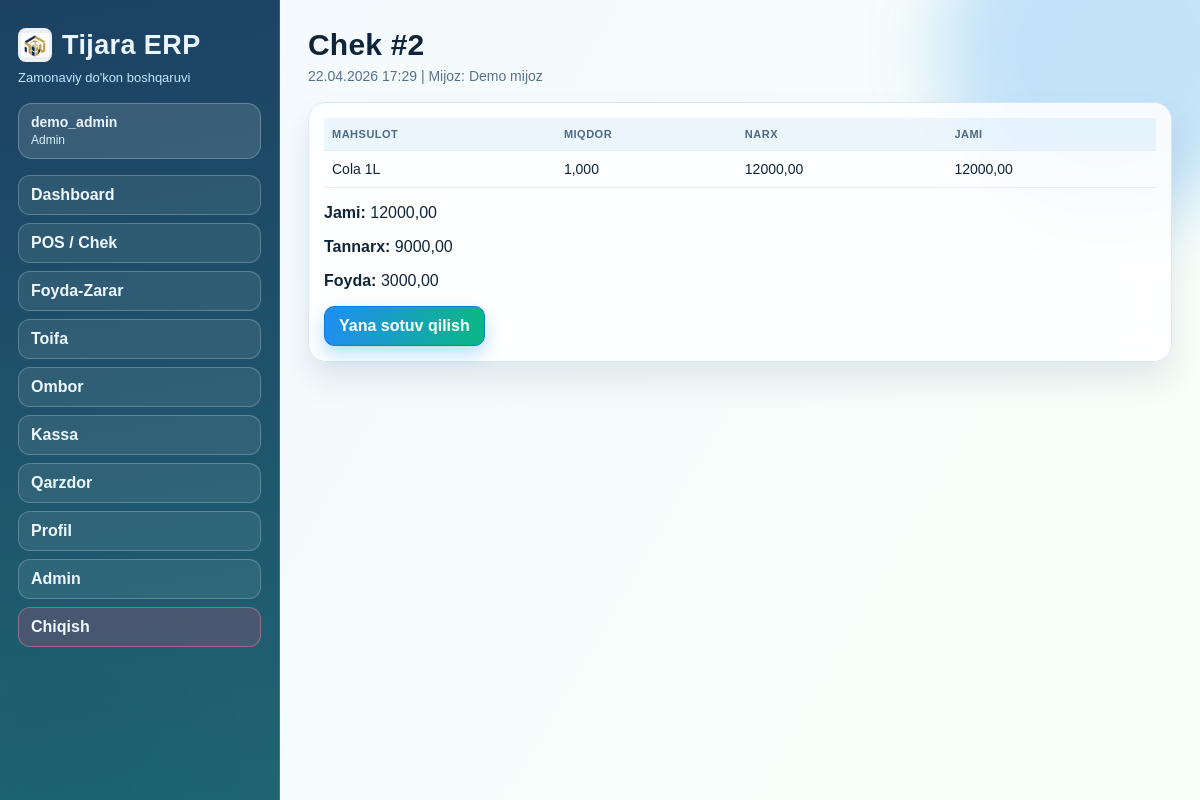
The page /savdo/receipt/2/ (signed in) on the database its author committed.
### savdo/models.py (models this page shows, shortened)
class Sale(models.Model):
    customer_name = models.CharField(max_length=150, blank=True)
    note = models.CharField(max_length=255, blank=True)
    sold_at = models.DateTimeField(default=timezone.now)
    operator = models.ForeignKey(
        settings.AUTH_USER_MODEL, null=True, blank=True, on_delete=models.SET_NULL, related_name="sales"
    )
    cash_account = models.ForeignKey(
        CashAccount, on_delete=models.PROTECT, related_name="sales", null=True, blank=True
    )
    total_amount = models.DecimalField(max_digits=14, decimal_places=2, default=0)
    total_cost = models.DecimalField(max_digits=14, decimal_places=2, default=0)
    profit_amount = models.DecimalField(max_digits=14, decimal_places=2, default=0)
    is_finalized = models.BooleanField(default=False)
    finalized_at = models.DateTimeField(null=True, blank=True)
    created_at = models.DateTimeField(auto_now_add=True)
    class Meta:
        ordering = ["-sold_at"]
        verbose_name = "Sotuv"
        verbose_name_plural = "Sotuvlar"

class SaleItem(models.Model):
    sale = models.ForeignKey(Sale, on_delete=models.CASCADE, related_name="items")
    product = models.ForeignKey(Product, on_delete=models.PROTECT, related_name="sale_items")
    quantity = models.DecimalField(max_digits=14, decimal_places=3)
    unit_price = models.DecimalField(max_digits=14, decimal_places=2)
    purchase_price_at_sale = models.DecimalField(max_digits=14, decimal_places=2, default=0)
    line_total = models.DecimalField(max_digits=14, decimal_places=2, default=0)
    created_at = models.DateTimeField(auto_now_add=True)
    class Meta:
        verbose_name = "Sotuv elementi"
        verbose_name_plural = "Sotuv elementlari"

### toifa/models.py (models this page shows, shortened)
class Product(models.Model):
    UNIT_PCS = "dona"
    UNIT_KG = "kg"
    UNIT_LITER = "litr"
    UNIT_CHOICES = (
        (UNIT_PCS, "Dona"),
        (UNIT_KG, "Kilogram"),
        (UNIT_LITER, "Litr"),
    )
    category = models.ForeignKey(Category, on_delete=models.PROTECT, related_name="products")
    name = models.CharField(max_length=150)
    unit = models.CharField(max_length=20, choices=UNIT_CHOICES, default=UNIT_PCS)
    sale_price = models.DecimalField(max_digits=14, decimal_places=2, default=0)
    min_stock_limit = models.DecimalField(max_digits=14, decimal_places=3, default=0)
    image_url = models.URLField(blank=True)
    is_active = models.BooleanField(default=True)
    created_at = models.DateTimeField(auto_now_add=True)
    class Meta:
        unique_together = ("category", "name")
        ordering = ["category__order", "name"]
        verbose_name = "Mahsulot"
        verbose_name_plural = "Mahsulotlar"

### savdo/views.py (the view)
# urls.py: path("receipt/<int:sale_id>/", views.sale_receipt, name="sale-receipt"),
@login_required
def sale_receipt(request, sale_id: int):
    sale = get_object_or_404(Sale.objects.select_related("cash_account").prefetch_related("items__product"), pk=sale_id)
    return render(request, "receipt.html", {"sale": sale})

### templates/receipt.html (shortened to what this page needs)
{% extends "base.html" %}
{% block content %}
<section class="header">
    <h2>Chek #{{ sale.id }}</h2>
    <p>{{ sale.sold_at|date:"d.m.Y H:i" }} | Mijoz: {{ sale.customer_name|default:"Naqd mijoz" }}</p>
</section>
<section class="panel">
    <table>
        <thead><tr><th>Mahsulot</th><th>Miqdor</th><th>Narx</th><th>Jami</th></tr></thead>
        <tbody>
            {% for item in sale.items.all %}
            <tr>
                <td>{{ item.product.name }}</td>
                <td>{{ item.quantity }}</td>
                <td>{{ item.unit_price }}</td>
                <td>{{ item.line_total }}</td>
            </tr>
            {% endfor %}
        </tbody>
    </table>
    <p><strong>Jami:</strong> {{ sale.total_amount }}</p>
    <p><strong>Tannarx:</strong> {{ sale.total_cost }}</p>
    <p><strong>Foyda:</strong> {{ sale.profit_amount }}</p>
    <a class="btn" href="{% url 'web-pos' %}">Yana sotuv qilish</a>
</section>
{% endblock %}

### templates/base.html (shortened to what this page needs)
{% load static %}
<!DOCTYPE html>
<html lang="uz">
<head>
    <link rel="stylesheet" href="{% static 'css/app.css' %}">
</head>
<body>
    <div class="bg-orb orb-two"></div>
    <div class="layout">
        <aside class="sidebar">
            <div class="brand-wrap">
                <img class="brand-logo" src="{% static 'img/tijara-logo.png' %}" alt="Tijara logo">
                <h1>Tijara ERP</h1>
            </div>
            <p>Zamonaviy do'kon boshqaruvi</p>
            {% if user.is_authenticated %}
            <div class="user-chip">
                <strong>{{ user.username }}</strong>
                <span>{% if user.is_superuser or user.is_staff %}Admin{% else %}Operator{% endif %}</span>
            </div>
            {% endif %}
            <nav>
                {% if user.is_authenticated %}
                    {% if user.is_superuser or user.is_staff %}
                    <a class="nav-link" href="{% url 'web-dashboard' %}">Dashboard</a>
                    <a class="nav-link" href="{% url 'web-pos' %}">POS / Chek</a>
                    <a class="nav-link" href="{% url 'web-profit' %}">Foyda-Zarar</a>
                    <a class="nav-link" href="{% url 'web-toifa' %}">Toifa</a>
                    <a class="nav-link" href="{% url 'web-ombor' %}">Ombor</a>
                    <a class="nav-link" href="{% url 'web-kassa' %}">Kassa</a>
                    <a class="nav-link" href="{% url 'web-qarzdor' %}">Qarzdor</a>
                    <a class="nav-link" href="{% url 'web-profil' %}">Profil</a>
                    <a class="nav-link" href="/admin/">Admin</a>
                    {% endif %}
                    <a class="nav-link nav-danger" href="{% url 'logout' %}">Chiqish</a>
                {% else %}
                    <a class="nav-link" href="{% url 'login' %}">Kirish</a>
                    <a class="nav-link" href="/admin/login/">Admin kirish</a>
                {% endif %}
            </nav>
        </aside>
        <main class="content">
            {% block content %}{% endblock %}
        </main>
    </div>
</body>
</html>

### static/css/app.css (style rules this page uses)
:root { --bg-1: #f4f9ff; --bg-2: #f8fff8; --text: #0f2438; --muted: #58718b; --line: #d8e7f5; --card: rgba(255, 255, 255, 0.86); --glass: blur(10px); --brand-a: #1f8ef1; --brand-b: #0bb783; --brand-c: #ff8a3d; --danger: #f0446f; --shadow: 0 18px 32px rgba(17, 52, 84, 0.1); }
* { box-sizing: border-box; }
body { margin: 0; font-family: "Sora", "Manrope", sans-serif; color: var(--text); background: linear-gradient(120deg, var(--bg-1), var(--bg-2)); }
a { color: #226eca; }
.bg-orb { position: fixed; border-radius: 999px; pointer-events: none; filter: blur(35px); z-index: 0; animation: drift 12s ease-in-out infinite alternate; }
.orb-two { width: 280px; height: 280px; bottom: -90px; left: -70px; background: rgba(11, 183, 131, 0.2); animation-delay: 0.8s; }
.layout { display: grid; grid-template-columns: 280px 1fr; min-height: 100vh; position: relative; z-index: 2; }
.sidebar { padding: 28px 18px; background: linear-gradient(170deg, rgba(16, 55, 90, 0.95), rgba(20, 92, 108, 0.95)); color: #eaf6ff; border-right: 1px solid rgba(255, 255, 255, 0.14); }
.brand-wrap { display: flex; align-items: center; gap: 10px; }
.brand-logo { width: 34px; height: 34px; object-fit: contain; border-radius: 8px; background: rgba(255, 255, 255, 0.92); padding: 3px; }
.sidebar h1 { margin: 0; font-size: 27px; letter-spacing: 0.4px; }
.sidebar p { margin: 8px 0 18px; color: #bee8ff; font-size: 13px; }
.user-chip { border: 1px solid rgba(255, 255, 255, 0.24); background: rgba(255, 255, 255, 0.12); border-radius: 14px; padding: 10px 12px; margin-bottom: 16px; }
.user-chip strong { display: block; font-size: 14px; }
.user-chip span { font-size: 12px; color: #d7f2ff; }
.sidebar nav { display: flex; flex-direction: column; gap: 8px; }
.nav-link { text-decoration: none; color: #eef9ff; font-weight: 600; border-radius: 12px; padding: 10px 12px; border: 1px solid rgba(255, 255, 255, 0.22); background: rgba(255, 255, 255, 0.08); transition: all 0.2s ease; }
.nav-danger { border-color: rgba(255, 149, 176, 0.4); background: rgba(240, 68, 111, 0.2); }
.content { padding: 28px; }
.header h2 { margin: 0 0 6px; font-size: 30px; letter-spacing: 0.2px; }
.header p { margin: 0 0 18px; color: var(--muted); font-size: 14px; }
.panel { background: var(--card); border: 1px solid var(--line); border-radius: 18px; box-shadow: var(--shadow); padding: 15px; backdrop-filter: var(--glass); }
table { width: 100%; border-collapse: collapse; font-size: 14px; overflow: hidden; }
th, td { border-bottom: 1px solid #e4eef8; text-align: left; padding: 10px 8px; }
th { color: #4f6983; font-size: 11px; letter-spacing: 0.5px; text-transform: uppercase; background: rgba(31, 142, 241, 0.08); }
.btn { display: inline-block; padding: 10px 14px; border-radius: 10px; border: 1px solid #0f7ad7; background: linear-gradient(90deg, var(--brand-a), var(--brand-b)); color: #fff; text-decoration: none; font-weight: 700; box-shadow: 0 8px 18px rgba(31, 142, 241, 0.3); }

### rows shown on the page
Sale: id "2", sold_at "22.04.2026 17:29", customer_name "Demo mijoz", total_amount "12000,00", total_cost "9000,00", profit_amount "3000,00"
SaleItem: product.name "Cola 1L", quantity "1,000", unit_price "12000,00", line_total "12000,00"

### other values the page prints
{{ user.username }} "demo_admin"
